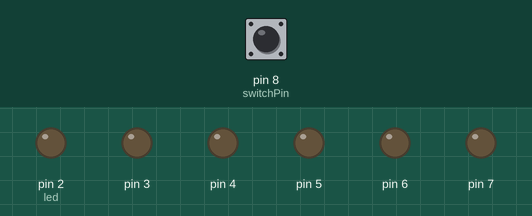
A sketch run on a simulated Arduino Uno, built with avr-gcc and run on an emulated ATmega328P. Parts: output pins drawn as LEDs (lit = HIGH). The test bench sets the inputs (shaded band); at power-on: pin 8 (switchPin) HIGH.

Above: at 0.1 s.
At 1.2 s:
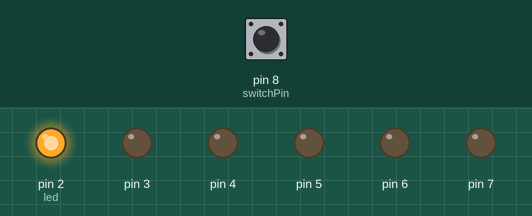
1.3 s: pin 8 (switchPin) pulled LOW for 0.15 s
At 8.3 s:
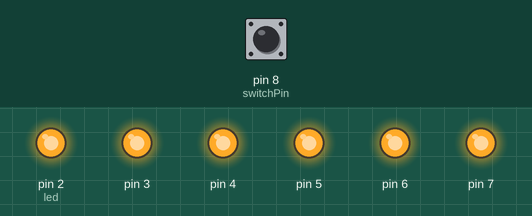
Timing chart, 0 to 9.8 s (numbered marks = the images above; inputs shaded):
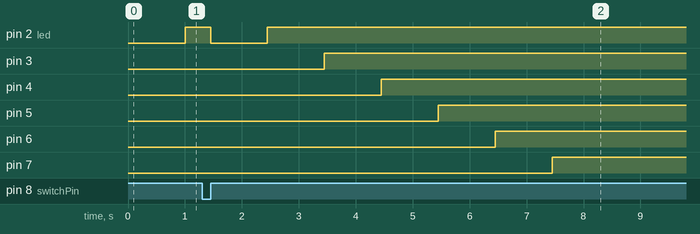

The sketch:

sketch_project08.ino
```cpp
/*
  Arduino Starter Kit -- Project 08
 */

int switchPin = 8;
unsigned long previousTime = 0;

int switchState = 0;
int prevSwitchState = 0;

int led = 2;
long interval = 1000;

void setup() {
  for (int pin=2; pin < 8; pin++) {
    pinMode(pin, OUTPUT);
  }

  pinMode(switchPin, INPUT);
}

void loop() {
  unsigned long currentTime = millis();

  if(currentTime - previousTime > interval) {
    previousTime = currentTime;
    digitalWrite(led, HIGH);
    led++;

    if (led >= 7) {
      led == 7;
    }
  }

  switchState = digitalRead(switchPin);
  if (switchState != prevSwitchState) {
    for (int pin=2; pin < 8; pin++) {
      digitalWrite(pin, LOW);
    }

    led = 2;
    previousTime = currentTime;
  }

  prevSwitchState = switchState;
}
```
